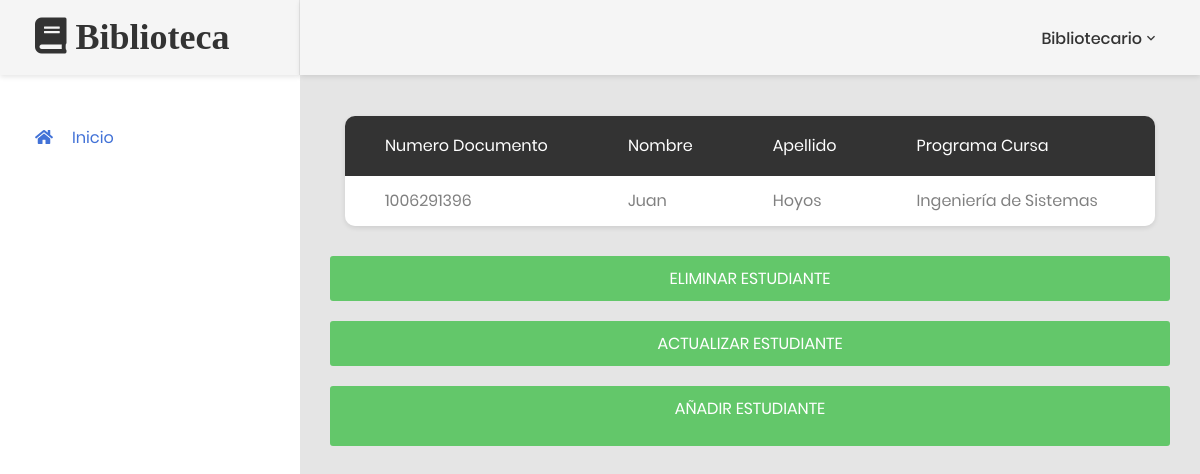
Page /gestion_estudiantes.php on the committed database.
### tables this page shows
CREATE TABLE `estudiantes` (
  `id_estudiante` int(10) NOT NULL,
  `numero_documento` int(11) NOT NULL,
  `nombre` varchar(45) NOT NULL,
  `apellido` varchar(45) NOT NULL,
  `contrasena` varchar(45) NOT NULL,
  `tipo_documento_id_tipo` int(11) NOT NULL,
  `estado_civil_id_estado` int(11) NOT NULL,
  `programa_id_programa` int(11) NOT NULL,
  `estado` int(11) NOT NULL
);

CREATE TABLE `programa` (
  `id_programa` int(11) NOT NULL,
  `programa` varchar(45) NOT NULL,
  `estado` int(11) NOT NULL
);

### modelo/MySQL.php (called while the page is built, shortened)
<?php
 class MySQL{
    private $ipServidor ="localhost";
    private $usuarioBase ='root';
    private $contrasena = '';
    private $bd ='biblioteca3';
    private $conexion;
    public function conectar(){
        $this->conexion = mysqli_connect($this->ipServidor, $this->usuarioBase, $this->contrasena, $this->bd);
    return($this->conexion);
    }
    public function efectuarConsulta($consulta){
        mysqli_query($this->conexion, "SET lc_time_names = 'es_ES'" );
        mysqli_query($this->conexion, "SET NAMES 'utf8'");
        mysqli_query($this->conexion, "SET CHARACTER 'utf8'");
       $this->resultadoConsulta = mysqli_query($this->conexion, $consulta);
        return $this->resultadoConsulta;
    }
}
?>

### gestion_estudiantes.php (the view, shortened to what this page needs)
<!DOCTYPE html>
<html lang="en">
<head>
    <link href="css/font-face.css" rel="stylesheet" media="all">
    <link href="vendor/font-awesome-4.7/css/font-awesome.min.css" rel="stylesheet" media="all">
    <link href="vendor/font-awesome-5/css/fontawesome-all.min.css" rel="stylesheet" media="all">
    <link href="vendor/mdi-font/css/material-design-iconic-font.min.css" rel="stylesheet" media="all">
    <link href="vendor/bootstrap-4.1/bootstrap.min.css" rel="stylesheet" media="all">
    <link href="vendor/animsition/animsition.min.css" rel="stylesheet" media="all">
    <link href="vendor/bootstrap-progressbar/bootstrap-progressbar-3.3.4.min.css" rel="stylesheet" media="all">
    <link href="vendor/wow/animate.css" rel="stylesheet" media="all">
    <link href="vendor/css-hamburgers/hamburgers.min.css" rel="stylesheet" media="all">
    <link href="vendor/slick/slick.css" rel="stylesheet" media="all">
    <link href="vendor/select2/select2.min.css" rel="stylesheet" media="all">
    <link href="vendor/perfect-scrollbar/perfect-scrollbar.css" rel="stylesheet" media="all">
    <link href="css/theme.css" rel="stylesheet" media="all">
</head>
<body class="animsition">
<?php
    require_once 'modelo/MySQL.php';
    $mysql = new MySQL;
    $mysql->conectar();
$seleccionestudiante =$mysql->efectuarConsulta("SELECT biblioteca3.estudiantes.numero_documento,biblioteca3.estudiantes.nombre,biblioteca3.estudiantes.apellido,biblioteca3.programa.programa,biblioteca3.libros.titulo_libro
from prestamos
join estudiantes
on biblioteca3.estudiantes.id_estudiante = biblioteca3.prestamos.estudiantes_id_estudiante
join programa
on biblioteca3.programa.id_programa = biblioteca3.estudiantes.programa_id_programa
join libros
on biblioteca3.libros.id_libro = biblioteca3.prestamos.libros_id_libro");
?>
    <div class="page-wrapper">
        <?php
           include("header_usuario_menu_lateral_bibliotecario.php");
          ?>
        <div class="page-container">
            <header class="header-desktop">
        <?php
          include("header_usuario_menu_cierre_bibliotecario.php");
          ?>
            </header>
            <div class="main-content">
                <div class="section__content section__content--p30">
                    <div class="container-fluid">
                        <div class="row">
                            <div class="col-lg-12">
                                <div class="table-responsive table--no-card m-b-30">
                                    <table class="table table-borderless table-striped table-earning">
                                        <thead>
                                            <tr>
                                                <th>Numero Documento</th>
                                                <th>Nombre</th>
                                                <th>Apellido</th>
                                                <th >Programa Cursa</th>
                                                <th >Libro Prestado</th>
                                            </tr>
                                        </thead>
                                        <tbody>
                                        <?php
                                           while ($resultado=mysqli_fetch_assoc($seleccionestudiante)) {
                                                echo '<tr>
                                                <td>'.$numero_documento=$resultado['numero_documento'].'</td>
                                                <td>'.$nombre=$resultado['nombre'].'</td>
                                                <td>'.$apellido=$resultado['apellido'].'</td>
                                                <td>'.$programa=$resultado['programa'].'</td>
                                                <td>'.$titulo_libro=$resultado['titulo_libro'].'</td>
                                                <tr>';
                                            }
                                        ?>
                                        </tbody>
                                    </table>
                                </div>
                            </div>
                             <a href="eliminar_estudiante.php" class="au-btn au-btn--block au-btn--green m-b-20" style="text-align: center;">Eliminar Estudiante</a>
                              <a href="actualizar_estudiante.php" class="au-btn au-btn--block au-btn--green m-b-20" style="text-align: center;">Actualizar Estudiante</a>
                               <a href="register_usuario.php" class="au-btn au-btn--block au-btn--green m-b-20" style="text-align: center;">Añadir Estudiante</a>
                        <div class="row">
                            <div class="col-md-12">
                            </div>
                        </div>
            </div>
        </div>
    </div>
</body>
</html>

### rows in the picture
estudiantes: numero_documento "1006291396", nombre "Juan", apellido "Hoyos", programa_id_programa.programa "Ingeniería de Sistemas"
